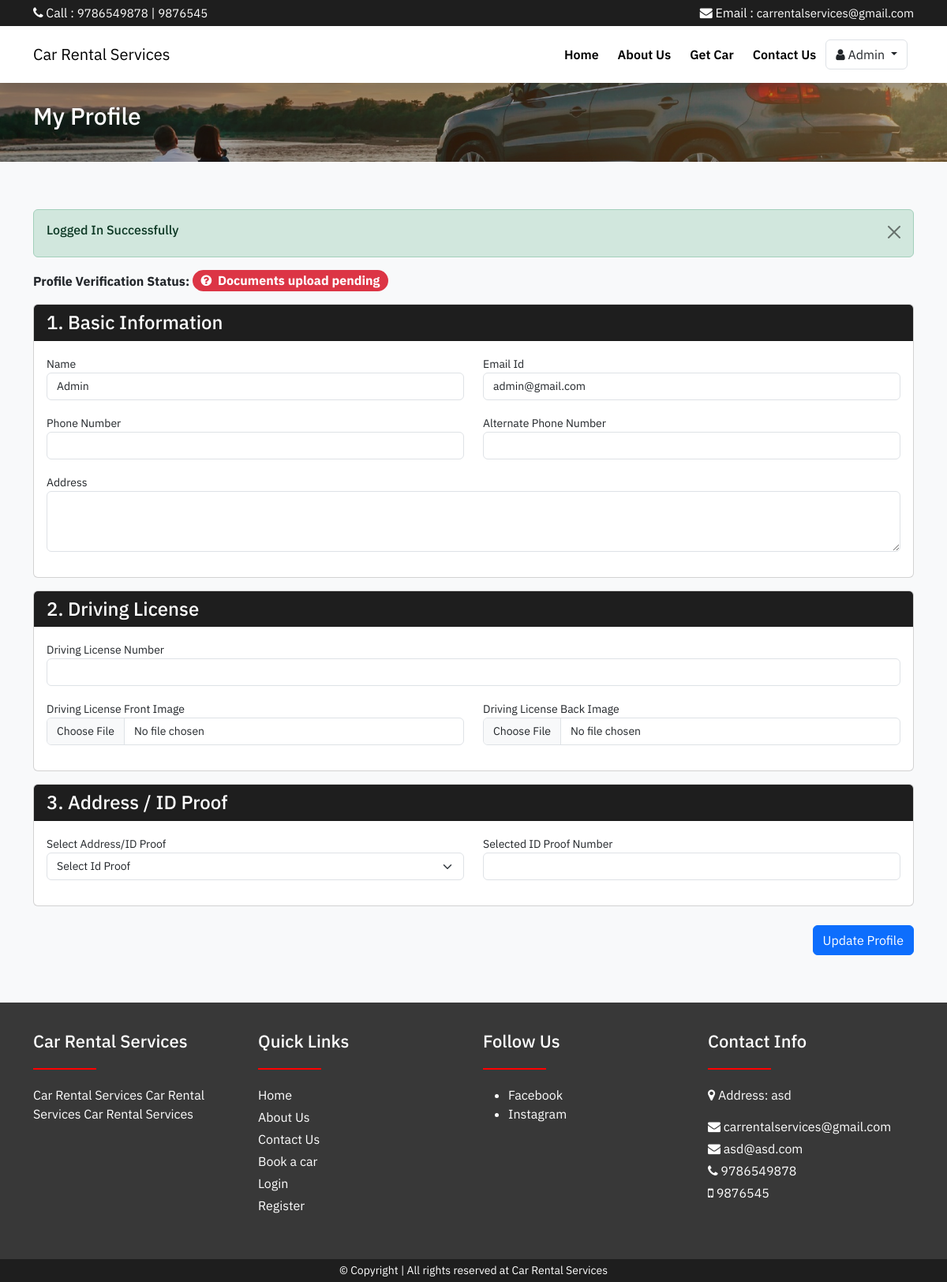
The app's page /profile.php (signed in) with its own data.
### tables this page shows
CREATE TABLE `web_settings` (
  `id` int(11) UNSIGNED NOT NULL,
  `title` varchar(255) NOT NULL,
  `url` varchar(255) DEFAULT NULL,
  `description` varchar(1000) DEFAULT NULL,
  `logo` varchar(100) DEFAULT NULL,
  `address` varchar(500) DEFAULT NULL,
  `email1` varchar(100) DEFAULT NULL,
  `email2` varchar(100) DEFAULT NULL,
  `phone1` varchar(15) DEFAULT NULL,
  `phone2` varchar(15) DEFAULT NULL
);

CREATE TABLE `users` (
  `id` int(11) UNSIGNED NOT NULL,
  `name` varchar(100) NOT NULL,
  `email` varchar(100) NOT NULL,
  `password` varchar(100) NOT NULL,
  `phone` varchar(20) DEFAULT NULL,
  `alt_phone` varchar(20) DEFAULT NULL,
  `address` varchar(500) DEFAULT NULL,
  `role` varchar(20) DEFAULT 'user' COMMENT 'user,admin,etc',
  `is_ban` tinyint(1) DEFAULT 0 COMMENT '0=active,1=ban',
  `is_verified` tinyint(1) NOT NULL DEFAULT 0 COMMENT '0=un-verified,1=verified',
  `remarks` varchar(500) DEFAULT NULL COMMENT 'eg: DL not clear, fake dl, missing documents,etc',
  `dl_number` varchar(100) DEFAULT NULL,
  `dl_image_front` varchar(100) DEFAULT NULL,
  `dl_image_back` varchar(100) DEFAULT NULL,
  `id_proof_type` varchar(100) DEFAULT NULL COMMENT 'aadhar, PAN, Voter',
  `id_proof_number` varchar(100) DEFAULT NULL,
  `created_at` date DEFAULT current_timestamp()
);

CREATE TABLE `social_medias` (
  `id` int(11) UNSIGNED NOT NULL,
  `name` varchar(100) NOT NULL,
  `slug` varchar(150) NOT NULL,
  `status` tinyint(1) DEFAULT 0 COMMENT '0=show,1=hide'
);

### profile.php (the view, shortened to what this page needs)
<?php
include('includes/header.php');
?>
<div class="banner py-4">
    <div class="container">
        <h4 class="banner-heading mb-3">My Profile</h4>
    </div>
</div>
<div class="section bg-light">
    <div class="container">
        <div class="row">
            <div class="col-md-12">
                <?php
                    $userId = validate($_SESSION['loggedInUser']['user_id']);
                    $user = getById('users',$userId);
                    if($user['status'] == 200)
                    {
                            ?>
                <h5 class="fs-16 fw-bold mb-3">Profile Verification Status:
                    <?php
                        if($user['data']['dl_number'] != ""){
                            if($user['data']['is_verified']){
                                ?>
                                    <span class="badge bg-success fs-6 rounded-5"><i class="fa fa-check-circle text-white me-1"></i> Verified</span>
                                <?php
                            } else{
                                ?>
                                    <span class="badge bg-warning fs-6 rounded-5"><i class="fa fa-question-circle text-white me-1"></i> Under Review</span>
                                <?php
                            }
                        }
                        else{
                            ?>
                                <span class="badge bg-danger fs-6 rounded-5"><i class="fa fa-question-circle text-white me-1"></i> Documents upload pending</span>
                            <?php
                        }
                    ?>
                </h5>
                <form action="code.php" method="POST" enctype="multipart/form-data">
                    <div class="card mb-3">
                        <div class="card-header">
                            <h4 class="mb-0">1. Basic Information</h4>
                        </div>
                        <div class="card-body">
                            <div class="row">
                                <div class="col-md-6">
                                    <div class="mb-3">
                                        <label>Name</label>
                                        <input type="text" name="name" value="<?= $user['data']['name']; ?>" class="form-control"  required />
                                    </div>
                                </div>
                                <div class="col-md-6">
                                    <div class="mb-3">
                                        <label>Email Id</label>
                                        <input type="email" readonly name="email" value="<?= $user['data']['email']; ?>" class="form-control" />
                                    </div>
                                </div>
                                <div class="col-md-6">
                                    <div class="mb-3">
                                        <label>Phone Number</label>
                                        <input type="text" name="phone" value="<?= $user['data']['phone']; ?>" max="10" class="form-control" required />
                                    </div>
                                </div>
                                <div class="col-md-6">
                                    <div class="mb-3">
                                        <label>Alternate Phone Number</label>
                                        <input type="text" name="alt_phone" value="<?= $user['data']['alt_phone'] ?? ""; ?>" max="10" class="form-control" />
                                    </div>
                                </div>
                                <div class="col-md-12">
                                    <div class="mb-3">
                                        <label>Address</label>
                                        <textarea name="address" class="form-control" required rows="3"> <?= $user['data']['address'] ?? ""; ?></textarea>
                                    </div>
                                </div>
                            </div>
                        </div>
                    </div>
                    <div class="card mb-3">
                        <div class="card-header">
                            <h4 class="mb-0">2. Driving License</h4>
                        </div>
                        <div class="card-body">
                            <div class="row">
                                <div class="col-md-12">
                                    <div class="mb-3">
                                        <label>Driving License Number</label>
                                        <input type="text" name="dl_number" value="<?= $user['data']['dl_number'] ?? ""; ?>" <?= $user['data']['dl_number'] != "" ? 'readonly':''; ?> class="form-control" />
                                    </div>
                                </div>
                                <div class="col-md-6">
                                    <div class="mb-3">
                                        <label>Driving License Front Image</label>
                                        <input type="file" name="dl_image_front" class="form-control" />
                                    </div>
                                </div>
                                <div class="col-md-6">
                                    <div class="mb-3">
                                        <label>Driving License Back Image</label>
                                        <input type="file" name="dl_image_back" class="form-control" />
                                    </div>
                                </div>
                            </div>
                        </div>
                    </div>
                    <div class="card mb-3">
                        <div class="card-header">
                            <h4 class="mb-0">3. Address / ID Proof</h4>
                        </div>
                        <div class="card-body">
                            <div class="row">
                                <div class="col-md-6">
                                    <div class="mb-3">
                                        <label>Select Address/ID Proof</label>
                                        <select name="id_proof_type" class="form-select" required>
                                            <option value="">Select Id Proof</option>
                                        </select>
                                    </div>
                                </div>
                                <div class="col-md-6">
                                    <div class="mb-3">
                                        <label>Selected ID Proof Number</label>
                                        <input type="text" name="id_proof_number" value="<?= $user['data']['id_proof_number'] ?? ""; ?>" class="form-control" required />
                                    </div>
                                </div>
                            </div>
                        </div>
                    </div>
                    <div class="mb-3 mt-4">
                        <button type="submit" name="updateProfile" class="btn btn-primary float-end">Update Profile</button>
                    </div>
                </form>
                <?php
                    }
                    else
                    {
                    }
                ?>
            </div>
        </div>
    </div>
</div>
<?php include('includes/footer.php'); ?>

### includes/navbar.php (shortened to what this page needs)
<div class="shadow sticky-top">
    <div class="bg-web py-1">
        <div class="container">
            <div class="row">
                <div class="col-md-6 text-white">
                    <span> <i class="fa fa-phone"></i> Call :</span>
                    <a href="tel:<?= webSetting('phone1'); ?>" class="top-nav-link"><?= webSetting('phone1'); ?></a> |
                    <a href="tel:<?= webSetting('phone2'); ?>" class="top-nav-link"><?= webSetting('phone2'); ?></a>
                </div>
                <div class="col-md-6 text-md-end text-white">
                    <span> <i class="fa fa-envelope"></i> Email :</span>
                    <a href="tel:<?= webSetting('email1'); ?>" class="top-nav-link"><?= webSetting('email1'); ?></a>
                </div>
            </div>
        </div>
    </div>
    <nav class="navbar navbar-expand-lg bg-white">
        <div class="container">
            <a class="navbar-brand" href="index.php">
                <?= webSetting('title'); ?>
            </a>
            <div class="collapse navbar-collapse" id="navbarSupportedContent">
                <ul class="navbar-nav ms-auto mb-2 mb-lg-0">
                    <li class="nav-item">
                        <a class="nav-link active" href="index.php">Home</a>
                    </li>
                    <li class="nav-item">
                        <a class="nav-link" href="about-us.php">About Us</a>
                    </li>
                    <li class="nav-item">
                        <a class="nav-link" href="cars.php">Get Car</a>
                    </li>
                    <li class="nav-item">
                        <a class="nav-link" href="contact-us.php">Contact Us</a>
                    </li>
                    <?php
                        if(isset($_SESSION['loggedIn'])){
                            ?>
                            <li class="nav-item dropdown my-auto">
                                <a class="btn border me-2 dropdown-toggle" href="#" role="button" data-bs-toggle="dropdown" aria-expanded="false">
                                    <i class="fa fa-user"></i> <?= $_SESSION['loggedInUser']['name']; ?>
                                </a>
                            </li>
                            <?php
                        }
                    ?>
                </ul>
            </div>
        </div>
    </nav>
</div>

### includes/footer.php (shortened to what this page needs)
    <div class="footer-bg">
        <div class="container">
            <div class="row">
                <div class="col-md-3 mb-3">
                    <h4><?= webSetting('title') ?? 'Website Name' ?></h4>
                    <div class="underline"></div>
                    <p>
                        <?= webSetting('description') ?? 'Website Description' ?>
                    </p>
                </div>
                <div class="col-md-3 mb-3">
                    <h4>Quick Links</h4>
                    <div class="underline"></div>
                    <p class="mb-1"><a href="index.php">Home</a></p>
                    <p class="mb-1"><a href="about-us.php">About Us</a></p>
                    <p class="mb-1"><a href="contact-us.php">Contact Us</a></p>
                    <p class="mb-1"><a href="cars.php">Book a car</a></p>
                    <p class="mb-1"><a href="login.php">Login</a></p>
                    <p class="mb-1"><a href="register.php">Register</a></p>
                </div>
                <div class="col-md-3 mb-3">
                    <h4>Follow Us</h4>
                    <div class="underline"></div>
                    <ul>
                        <?php
                            $socials = getAll('social_medias');
                            if($socials){
                                if(mysqli_num_rows($socials) > 1){
                                    foreach($socials as $socialItem){
                                    ?>
                                        <li>
                                            <a href="<?=$socialItem['slug'];?>" target="_blank">
                                                <?=$socialItem['name'];?>
                                            </a>
                                        </li>
                                    <?php
                                    }
                                }else{
                                    echo '<li>No Social Media</li>';
                                }
                            }else{
                                echo '<li>No Social Media</li>';
                            }
                        ?>
                    </ul>
                </div>
                <div class="col-md-3 mb-3">
                    <h4>Contact Info</h4>
                    <div class="underline"></div>
                    <p><i class="fa fa-map-marker"></i> Address: <?= webSetting('address'); ?></p>
                    <p class="mb-1"> <i class="fa fa-envelope"></i> <?= webSetting('email1'); ?></p>
                    <p class="mb-1"> <i class="fa fa-envelope"></i> <?= webSetting('email2'); ?></p>
                    <p class="mb-1"> <i class="fa fa-phone"></i> <?= webSetting('phone1'); ?></p>
                    <p class="mb-1"> <i class="fa fa-mobile"></i> <?= webSetting('phone2'); ?></p>
                </div>
            </div>
        </div>
    </div>
    <div class="py-1 bg-web">
        <div class="container">
            <p class="mb-0 fs-14 text-white text-center">© Copyright | All rights reserved at <?= webSetting('title') ?? 'Car Rental Services'; ?></p>
        </div>
    </div>
</body>
</html>

### assets/css/style.css (style rules this page uses)
html, body { font-family: "IBM Plex Sans", sans-serif; }
a { text-decoration: none; }
.top-nav-link { color: #fff; font-size: 15px; }
label { font-size: 14px; }
.form-control { font-size: 14px !important; }
.form-select { font-size: 14px !important; }
.section { padding-top: 54px; padding-bottom: 54px; }
.underline { height: 2px; width: 80px; background-color: red; margin-top: 20px; margin-bottom: 20px; }
.banner { background-image: url(../images/banner.jpg); background-position: center center; background-repeat: no-repeat; background-size: cover; box-shadow: rgb(0 0 0 / 30%) 0px 0px 0px 500px inset; padding: 100px 0px; }
.banner-heading { font-size: 30px; color: #fff; }
.fs-14 { font-size: 14px; }
.fs-16 { font-size: 16px !important; }
.nav-link { padding: 16px 12px !important; font-weight: 600; color: #000 !important; }
.section { padding-top: 60px; padding-bottom: 60px; }
.footer-bg { background-color: #383838; padding-top: 36px; padding-bottom: 36px; color: #fff; }
.footer-bg h4 { font-size: 22px; }
.footer-bg a { color: #fff; }
.card-header { background-color: #1e1e1e !important; color: #fff; }
.bg-web { background-color: #1e1e1e; }

### records on screen
web_settings: phone1 "9786549878", phone2 "9876545", email1 "carrentalservices@gmail.com", title "Car Rental Services", description "Car Rental Services Car Rental Services Car Rental Services", address "asd", email2 "asd@asd.com"
users: name "Admin", email "admin@gmail.com"
social_medias: name "Facebook"
social_medias: name "Instagram"

### other values on screen
$_SESSION['loggedInUser']['name'] "Admin"
$_SESSION['status'] "Logged In Successfully"
